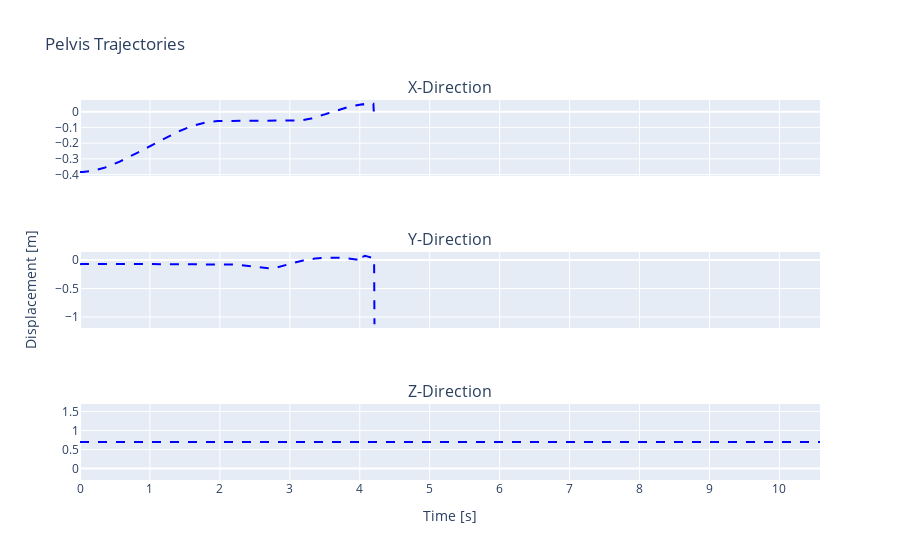

The cell this chart's notebook holds for it:
### Markdown cell above
#### Plot all in one plot

### Code cell
import plotly.express as px
from plotly.subplots import make_subplots
import plotly.graph_objects as go

data = motion_traj
time = data['time']
left_foot_color = 'blue'
right_foot_color = 'red'

fig = make_subplots(rows=3, 
                    cols=1,  # Remove the 0 before cols=1
                    vertical_spacing=0.2, 
                    subplot_titles=('X-Direction', 'Y-Direction', 'Z-Direction'),
                    shared_xaxes=True,
                    shared_yaxes=True
)
fig.add_trace(go.Scatter(x=time, y=data['x_pelv'], mode='lines', line=dict(color=left_foot_color, dash='dash'), showlegend=False), row=1, col=1)

fig.add_trace(go.Scatter(x=time, y=data['y_pelv'], mode='lines', line=dict(color=left_foot_color, dash='dash'), showlegend=False), row=2, col=1)

fig.add_trace(go.Scatter(x=time, y=data['z_pelv'], mode='lines', line=dict(color=left_foot_color, dash='dash'), showlegend=False), row=3, col=1)

fig.update_xaxes(title_text='Time [s]', row=3, col=1)
fig.update_yaxes(title_text='Displacement [m]', row=2, col=1)
fig.update_xaxes(dtick=1)
fig.update_layout(title='Pelvis Trajectories')
fig.show()

### Figure 1 — Plotly figure (JSON) as saved in the notebook; plotly's stock layout.template omitted (floating-point values rounded to 4 significant figures; data arrays with more than 128 entries replaced by an {"elided": "..."} marker saying what was removed)
{"data": [{"line": {"color": "blue", "dash": "dash"}, "mode": "lines", "showlegend": false, "type": "scatter", "x": {"elided": "2117 float values"}, "xaxis": "x", "y": {"elided": "2117 float values"}, "yaxis": "y"}, {"line": {"color": "blue", "dash": "dash"}, "mode": "lines", "showlegend": false, "type": "scatter", "x": {"elided": "2117 float values"}, "xaxis": "x2", "y": {"elided": "2117 float values"}, "yaxis": "y2"}, {"line": {"color": "blue", "dash": "dash"}, "mode": "lines", "showlegend": false, "type": "scatter", "x": {"elided": "2117 float values"}, "xaxis": "x3", "y": {"elided": "2117 float values"}, "yaxis": "y3"}], "layout": {"annotations": [{"font": {"size": 16}, "showarrow": false, "text": "X-Direction", "x": 0.5, "xanchor": "center", "xref": "paper", "y": 1, "yanchor": "bottom", "yref": "paper"}, {"font": {"size": 16}, "showarrow": false, "text": "Y-Direction", "x": 0.5, "xanchor": "center", "xref": "paper", "y": 0.6, "yanchor": "bottom", "yref": "paper"}, {"font": {"size": 16}, "showarrow": false, "text": "Z-Direction", "x": 0.5, "xanchor": "center", "xref": "paper", "y": 0.2, "yanchor": "bottom", "yref": "paper"}], "title": {"text": "Pelvis Trajectories"}, "xaxis": {"anchor": "y", "domain": [0, 1], "dtick": 1, "matches": "x3", "showticklabels": false}, "xaxis2": {"anchor": "y2", "domain": [0, 1], "dtick": 1, "matches": "x3", "showticklabels": false}, "xaxis3": {"anchor": "y3", "domain": [0, 1], "dtick": 1, "title": {"text": "Time [s]"}}, "yaxis": {"anchor": "x", "domain": [0.8, 1]}, "yaxis2": {"anchor": "x2", "domain": [0.4, 0.6], "title": {"text": "Displacement [m]"}}, "yaxis3": {"anchor": "x3", "domain": [0, 0.2]}}}
